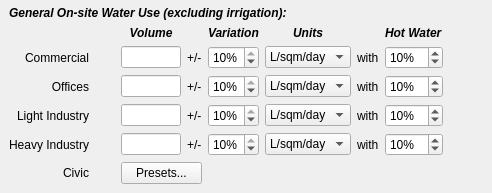
                         <widget class="QWidget" name="nres_demand_widget" native="true">
                          <layout class="QGridLayout" name="gridLayout_17">
                           <property name="leftMargin">
                            <number>9</number>
                           </property>
                           <property name="topMargin">
                            <number>6</number>
                           </property>
                           <property name="rightMargin">
                            <number>9</number>
                           </property>
                           <property name="bottomMargin">
                            <number>9</number>
                           </property>
                           <item row="2" column="4">
                            <widget class="QSpinBox" name="com_demandspin">
                             <property name="suffix">
                              <string>%</string>
                             </property>
                             <property name="maximum">
                              <number>10</number>
                             </property>
                             <property name="singleStep">
                              <number>5</number>
                             </property>
                             <property name="value">
                              <number>10</number>
                             </property>
                            </widget>
                           </item>
                           <item row="5" column="6">
                            <widget class="QLabel" name="hi_with">
                             <property name="text">
                              <string>with</string>
                             </property>
                            </widget>
                           </item>
                           <item row="4" column="4">
                            <widget class="QSpinBox" name="li_demandspin">
                             <property name="suffix">
                              <string>%</string>
                             </property>
                             <property name="maximum">
                              <number>10</number>
                             </property>
                             <property name="singleStep">
                              <number>5</number>
                             </property>
                             <property name="value">
                              <number>10</number>
                             </property>
                            </widget>
                           </item>
                           <item row="0" column="0" colspan="8">
                            <widget class="QLabel" name="nres_unit_lbl2">
                             <property name="whatsThis">
                              <string>Estimate of the annual irrigation volume per hectare</string>
                             </property>
                             <property name="text">
                              <string>&lt;html&gt;&lt;head/&gt;&lt;body&gt;&lt;p&gt;&lt;span style=&quot; font-weight:600; font-style:italic;&quot;&gt;General On-site Water Use (excluding irrigation):&lt;/span&gt;&lt;/p&gt;&lt;/body&gt;&lt;/html&gt;</string>
                             </property>
                            </widget>
                           </item>
                           <item row="3" column="3">
                            <widget class="QLabel" name="office_plusminus">
                             <property name="text">
                              <string>+/-</string>
                             </property>
                            </widget>
                           </item>
                           <item row="3" column="8">
                            <spacer name="horizontalSpacer_69">
                             <property name="orientation">
                              <enum>Qt::Horizontal</enum>
                             </property>
                             <property name="sizeHint" stdset="0">
                              <size>
                               <width>40</width>
                               <height>20</height>
                              </size>
                             </property>
                            </spacer>
                           </item>
                           <item row="5" column="8">
                            <spacer name="horizontalSpacer_71">
                             <property name="orientation">
                              <enum>Qt::Horizontal</enum>
                             </property>
                             <property name="sizeHint" stdset="0">
                              <size>
                               <width>40</width>
                               <height>20</height>
                              </size>
                             </property>
                            </spacer>
                           </item>
                           <item row="5" column="5">
                            <widget class="QComboBox" name="hi_demandunits">
                             <item>
                              <property name="text">
                               <string>L/sqm/day</string>
                              </property>
                             </item>
                             <item>
                              <property name="text">
                               <string>L/cap/day</string>
                              </property>
                             </item>
                            </widget>
                           </item>
                           <item row="2" column="5">
                            <widget class="QComboBox" name="com_demandunits">
                             <item>
                              <property name="text">
                               <string>L/sqm/day</string>
                              </property>
                             </item>
                             <item>
                              <property name="text">
                               <string>L/cap/day</string>
                              </property>
                             </item>
                            </widget>
                           </item>
                           <item row="2" column="3">
                            <widget class="QLabel" name="com_plusminus">
                             <property name="text">
                              <string>+/-</string>
                             </property>
                            </widget>
                           </item>
                           <item row="4" column="8">
                            <spacer name="horizontalSpacer_70">
                             <property name="orientation">
                              <enum>Qt::Horizontal</enum>
                             </property>
                             <property name="sizeHint" stdset="0">
                              <size>
                               <width>40</width>
                               <height>20</height>
                              </size>
                             </property>
                            </spacer>
                           </item>
                           <item row="4" column="6">
                            <widget class="QLabel" name="li_with">
                             <property name="text">
                              <string>with</string>
                             </property>
                            </widget>
                           </item>
                           <item row="3" column="6">
                            <widget class="QLabel" name="office_with">
                             <property name="text">
                              <string>with</string>
                             </property>
                            </widget>
                           </item>
                           <item row="5" column="4">
                            <widget class="QSpinBox" name="hi_demandspin">
                             <property name="suffix">
                              <string>%</string>
                             </property>
                             <property name="maximum">
                              <number>10</number>
                             </property>
                             <property name="singleStep">
                              <number>5</number>
                             </property>
                             <property name="value">
                              <number>10</number>
                             </property>
                            </widget>
                           </item>
                           <item row="4" column="3">
                            <widget class="QLabel" name="li_plusminus">
                             <property name="text">
                              <string>+/-</string>
                             </property>
                            </widget>
                           </item>
                           <item row="3" column="4">
                            <widget class="QSpinBox" name="office_demandspin">
                             <property name="suffix">
                              <string>%</string>
                             </property>
                             <property name="maximum">
                              <number>10</number>
                             </property>
                             <property name="singleStep">
                              <number>5</number>
                             </property>
                             <property name="value">
                              <number>10</number>
                             </property>
                            </widget>
                           </item>
                           <item row="5" column="3">
                            <widget class="QLabel" name="hi_plusminus">
                             <property name="text">
                              <string>+/-</string>
                             </property>
                            </widget>
                           </item>
                           <item row="3" column="5">
                            <widget class="QComboBox" name="office_demandunits">
                             <item>
                              <property name="text">
                               <string>L/sqm/day</string>
                              </property>
                             </item>
                             <item>
                              <property name="text">
                               <string>L/cap/day</string>
                              </property>
                             </item>
                            </widget>
                           </item>
                           <item row="1" column="5">
                            <widget class="QLabel" name="nres_header_units">
                             <property name="whatsThis">
                              <string>Estimate of the annual irrigation volume per hectare</string>
                             </property>
                             <property name="text">
                              <string>&lt;html&gt;&lt;head/&gt;&lt;body&gt;&lt;p align=&quot;center&quot;&gt;&lt;span style=&quot; font-weight:600; font-style:italic;&quot;&gt;Units&lt;/span&gt;&lt;/p&gt;&lt;/body&gt;&lt;/html&gt;</string>
                             </property>
                            </widget>
                           </item>
                           <item row="1" column="4">
                            <widget class="QLabel" name="nres_header_vary">
                             <property name="whatsThis">
                              <string>Estimate of the annual irrigation volume per hectare</string>
                             </property>
                             <property name="text">
                              <string>&lt;html&gt;&lt;head/&gt;&lt;body&gt;&lt;p&gt;&lt;span style=&quot; font-weight:600; font-style:italic;&quot;&gt;Variation&lt;/span&gt;&lt;/p&gt;&lt;/body&gt;&lt;/html&gt;</string>
                             </property>
                            </widget>
                           </item>
                           <item row="1" column="2">
                            <widget class="QLabel" name="nres_header_vol">
                             <property name="whatsThis">
                              <string>Estimate of the annual irrigation volume per hectare</string>
                             </property>
                             <property name="text">
                              <string>&lt;html&gt;&lt;head/&gt;&lt;body&gt;&lt;p align=&quot;center&quot;&gt;&lt;span style=&quot; font-weight:600; font-style:italic;&quot;&gt;Volume&lt;/span&gt;&lt;/p&gt;&lt;/body&gt;&lt;/html&gt;</string>
                             </property>
                            </widget>
                           </item>
                           <item row="6" column="2" colspan="2">
                            <widget class="QPushButton" name="civic_presetsbutton">
                             <property name="text">
                              <string>Presets...</string>
                             </property>
                            </widget>
                           </item>
                           <item row="1" column="7">
                            <widget class="QLabel" name="nres_header_hot">
                             <property name="whatsThis">
                              <string>Estimate of the annual irrigation volume per hectare</string>
                             </property>
                             <property name="text">
                              <string>&lt;html&gt;&lt;head/&gt;&lt;body&gt;&lt;p&gt;&lt;span style=&quot; font-weight:600; font-style:italic;&quot;&gt;Hot Water&lt;/span&gt;&lt;/p&gt;&lt;/body&gt;&lt;/html&gt;</string>
                             </property>
                            </widget>
                           </item>
                           <item row="4" column="7">
                            <widget class="QSpinBox" name="li_hotbox">
                             <property name="suffix">
                              <string>%</string>
                             </property>
                             <property name="maximum">
                              <number>100</number>
                             </property>
                             <property name="singleStep">
                              <number>5</number>
                             </property>
                             <property name="value">
                              <number>10</number>
                             </property>
                            </widget>
                           </item>
                           <item row="3" column="7">
                            <widget class="QSpinBox" name="office_hotbox">
                             <property name="suffix">
                              <string>%</string>
                             </property>
                             <property name="maximum">
                              <number>100</number>
                             </property>
                             <property name="singleStep">
                              <number>5</number>
                             </property>
                             <property name="value">
                              <number>10</number>
                             </property>
                            </widget>
                           </item>
                           <item row="2" column="8">
                            <spacer name="horizontalSpacer_68">
                             <property name="orientation">
                              <enum>Qt::Horizontal</enum>
                             </property>
                             <property name="sizeHint" stdset="0">
                              <size>
                               <width>40</width>
                               <height>20</height>
                              </size>
                             </property>
                            </spacer>
                           </item>
                           <item row="2" column="7">
                            <widget class="QSpinBox" name="com_hotbox">
                             <property name="suffix">
                              <string>%</string>
                             </property>
                             <property name="maximum">
                              <number>100</number>
                             </property>
                             <property name="singleStep">
                              <number>5</number>
                             </property>
                             <property name="value">
                              <number>10</number>
                             </property>
                            </widget>
                           </item>
                           <item row="2" column="0">
                            <widget class="QLabel" name="com_lbl">
                             <property name="text">
                              <string>Commercial</string>
                             </property>
                             <property name="alignment">
                              <set>Qt::AlignRight|Qt::AlignTrailing|Qt::AlignVCenter</set>
                             </property>
                            </widget>
                           </item>
                           <item row="5" column="2">
                            <widget class="QLineEdit" name="hi_demandbox">
                             <property name="maximumSize">
                              <size>
                               <width>60</width>
                               <height>16777215</height>
                              </size>
                             </property>
                            </widget>
                           </item>
                           <item row="4" column="0">
                            <widget class="QLabel" name="li_lbl">
                             <property name="text">
                              <string>Light Industry</string>
                             </property>
                             <property name="alignment">
                              <set>Qt::AlignRight|Qt::AlignTrailing|Qt::AlignVCenter</set>
                             </property>
                            </widget>
                           </item>
                           <item row="4" column="2">
                            <widget class="QLineEdit" name="li_demandbox">
                             <property name="maximumSize">
                              <size>
                               <width>60</width>
                               <height>16777215</height>
                              </size>
                             </property>
                            </widget>
                           </item>
                           <item row="3" column="2">
                            <widget class="QLineEdit" name="office_demandbox">
                             <property name="maximumSize">
                              <size>
                               <width>60</width>
                               <height>16777215</height>
                              </size>
                             </property>
                            </widget>
                           </item>
                           <item row="3" column="0">
                            <widget class="QLabel" name="office_lbl">
                             <property name="text">
                              <string>Offices</string>
                             </property>
                             <property name="alignment">
                              <set>Qt::AlignRight|Qt::AlignTrailing|Qt::AlignVCenter</set>
                             </property>
                            </widget>
                           </item>
                           <item row="2" column="6">
                            <widget class="QLabel" name="com_with">
                             <property name="text">
                              <string>with</string>
                             </property>
                            </widget>
                           </item>
                           <item row="4" column="5">
                            <widget class="QComboBox" name="li_demandunits">
                             <item>
                              <property name="text">
                               <string>L/sqm/day</string>
                              </property>
                             </item>
                             <item>
                              <property name="text">
                               <string>L/cap/day</string>
                              </property>
                             </item>
                            </widget>
                           </item>
                           <item row="2" column="2">
                            <widget class="QLineEdit" name="com_demandbox">
                             <property name="maximumSize">
                              <size>
                               <width>60</width>
                               <height>16777215</height>
                              </size>
                             </property>
                            </widget>
                           </item>
                           <item row="3" column="1">
                            <spacer name="horizontalSpacer_73">
                             <property name="orientation">
                              <enum>Qt::Horizontal</enum>
                             </property>
                             <property name="sizeType">
                              <enum>QSizePolicy::Fixed</enum>
                             </property>
                             <property name="sizeHint" stdset="0">
                              <size>
                               <width>20</width>
                               <height>20</height>
                              </size>
                             </property>
                            </spacer>
                           </item>
                           <item row="5" column="0">
                            <widget class="QLabel" name="hi_lbl">
                             <property name="text">
                              <string>Heavy Industry</string>
                             </property>
                             <property name="alignment">
                              <set>Qt::AlignRight|Qt::AlignTrailing|Qt::AlignVCenter</set>
                             </property>
                            </widget>
                           </item>
                           <item row="6" column="0">
                            <widget class="QLabel" name="civic_lbl">
                             <property name="text">
                              <string>Civic</string>
                             </property>
                             <property name="alignment">
                              <set>Qt::AlignRight|Qt::AlignTrailing|Qt::AlignVCenter</set>
                             </property>
                            </widget>
                           </item>
                           <item row="5" column="7">
                            <widget class="QSpinBox" name="hi_hotbox">
                             <property name="suffix">
                              <string>%</string>
                             </property>
                             <property name="maximum">
                              <number>100</number>
                             </property>
                             <property name="singleStep">
                              <number>5</number>
                             </property>
                             <property name="value">
                              <number>10</number>
                             </property>
                            </widget>
                           </item>
                           <item row="2" column="1">
                            <spacer name="horizontalSpacer_72">
                             <property name="orientation">
                              <enum>Qt::Horizontal</enum>
                             </property>
                             <property name="sizeType">
                              <enum>QSizePolicy::Fixed</enum>
                             </property>
                             <property name="sizeHint" stdset="0">
                              <size>
                               <width>20</width>
                               <height>20</height>
                              </size>
                             </property>
                            </spacer>
                           </item>
                           <item row="6" column="1">
                            <spacer name="horizontalSpacer_76">
                             <property name="orientation">
                              <enum>Qt::Horizontal</enum>
                             </property>
                             <property name="sizeType">
                              <enum>QSizePolicy::Fixed</enum>
                             </property>
                             <property name="sizeHint" stdset="0">
                              <size>
                               <width>20</width>
                               <height>20</height>
                              </size>
                             </property>
                            </spacer>
                           </item>
                           <item row="4" column="1">
                            <spacer name="horizontalSpacer_74">
                             <property name="orientation">
                              <enum>Qt::Horizontal</enum>
                             </property>
                             <property name="sizeType">
                              <enum>QSizePolicy::Fixed</enum>
                             </property>
                             <property name="sizeHint" stdset="0">
                              <size>
                               <width>20</width>
                               <height>20</height>
                              </size>
                             </property>
                            </spacer>
                           </item>
                           <item row="5" column="1">
                            <spacer name="horizontalSpacer_75">
                             <property name="orientation">
                              <enum>Qt::Horizontal</enum>
                             </property>
                             <property name="sizeType">
                              <enum>QSizePolicy::Fixed</enum>
                             </property>
                             <property name="sizeHint" stdset="0">
                              <size>
                               <width>20</width>
                               <height>20</height>
                              </size>
                             </property>
                            </spacer>
                           </item>
                          </layout>
                         </widget>
